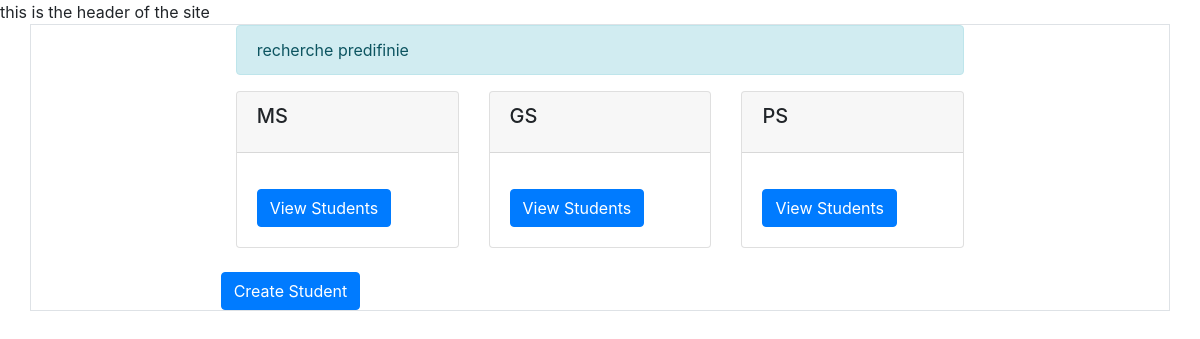
The page /homepage/acceuil/ on the database as committed earlier.
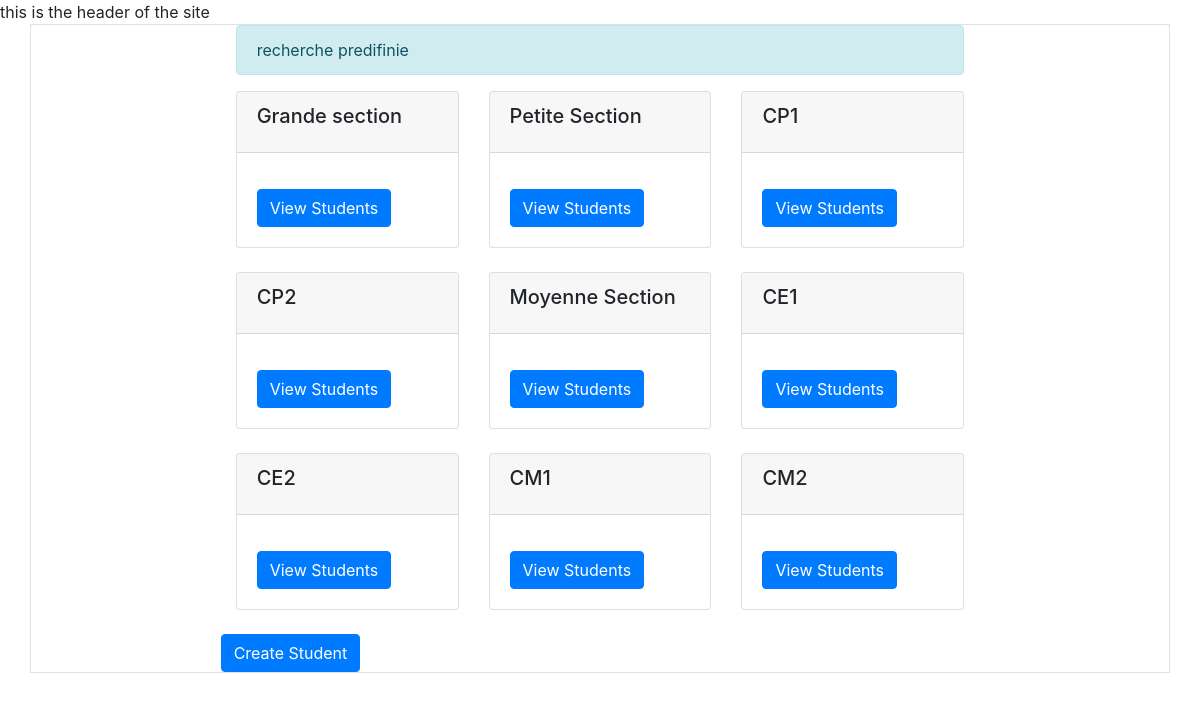
The same page on the database as committed later.
### scuelo/models.py (models this page shows, shortened)
class Classe(models.Model):
    type_ecole = models.CharField(max_length=14, choices=TYPE_ECOLE ,  default="")
    nom = models.CharField(max_length=23, null=False , default="")

### scuelo/views.py (the view)
# urls.py: path('acceuil/', home_view, name='home'),
def home_view(request):
    classes = Classe.objects.all()
    return render(request, 'scuelo/scuelo_acceuil.html' , {'classes' :classes})

### scuelo/templates/scuelo/scuelo_acceuil.html (shortened to what this page needs)
{% extends 'layout.html' %}
{% block header %}
    <header> this is the header of the site</header>
{% endblock header %}
{% block content %}
  <div class="container  border  border">
  <div class="row justify-content-center ">
    <div class="col-md-8">
      <div class="alert alert-info" role="alert">
        recherche predifinie
      </div>
    </div>
  </div>
  <div class="row justify-content-center">
    <div class="col-md-8">
      <div class="row">
        {% for classe in classes %}
        <div class="col-md-4 mb-4">
          <div class="card">
            <div class="card-header">
              <h5 class="card-title">{{ classe.nom }}</h5>
            </div>
            <div class="card-body">
              <a href="{% url 'student_list' classe.id %}" class="btn btn-primary">View Students</a>
            </div>
          </div>
        </div>
        {% endfor %}
        <a href="{% url 'create_student' %}" class="btn btn-primary">Create Student</a>
      </div>
    </div>
  </div>
</div>
{% endblock content %}

Rows that differ between the two databases and show on the page:
changed Classe: nom "MS" → "Grande section"
changed Classe: nom "GS" → "Petite Section"
changed Classe (number 3 of 9 on the later page): nom "PS" → "CP1"
added Classe: nom "CP2"
added Classe: nom "Moyenne Section"
added Classe: nom "CE1"
added Classe: nom "CE2"
added Classe: nom "CM1"
added Classe: nom "CM2"
